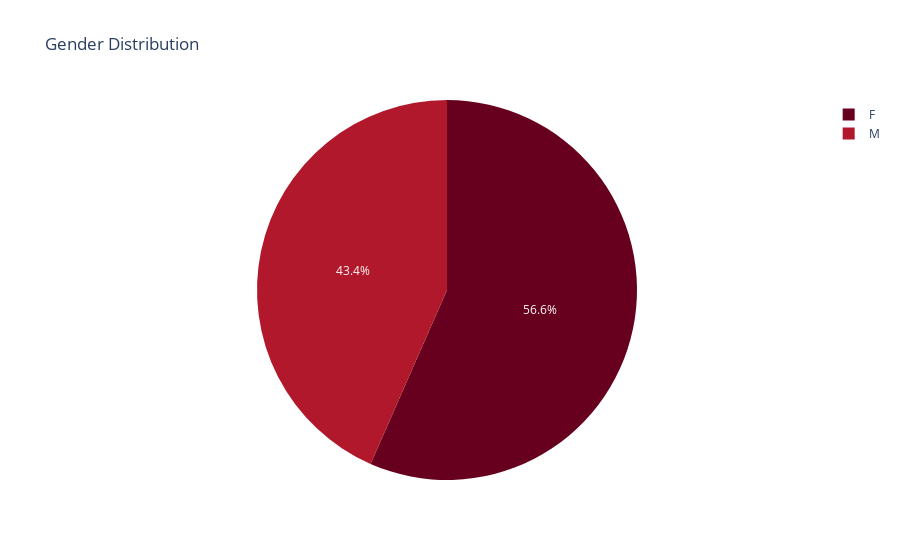

Notebook source saved alongside this figure:
### Markdown cell above
Description: Displays the count of employees by gender.
Insights: Provides a clear visual of gender distribution in the workforce, implying there are more female workers than the male.

### Code cell
# Pie chart for Gender Distribution
fig = px.pie(values=gender_counts.values, names=gender_counts.index, 
             title='Gender Distribution', color_discrete_sequence=px.colors.sequential.RdBu)
fig.show()

### Figure 1 — Plotly figure (JSON) as saved in the notebook; plotly's stock layout.template omitted (floating-point values rounded to 4 significant figures)
{"data": [{"domain": {"x": [0.0, 1.0], "y": [0.0, 1.0]}, "hovertemplate": "label=%{label}<br>value=%{value}<extra></extra>", "labels": ["F", "M "], "legendgroup": "", "name": "", "showlegend": true, "values": [176, 135], "type": "pie"}], "layout": {"legend": {"tracegroupgap": 0}, "title": {"text": "Gender Distribution"}, "piecolorway": ["rgb(103,0,31)", "rgb(178,24,43)", "rgb(214,96,77)", "rgb(244,165,130)", "rgb(253,219,199)", "rgb(247,247,247)", "rgb(209,229,240)", "rgb(146,197,222)", "rgb(67,147,195)", "rgb(33,102,172)", "rgb(5,48,97)"]}}
